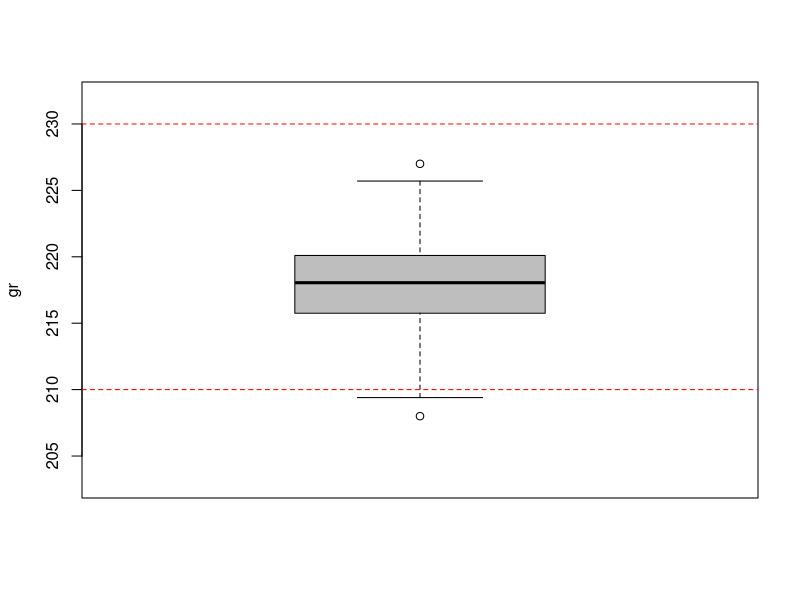
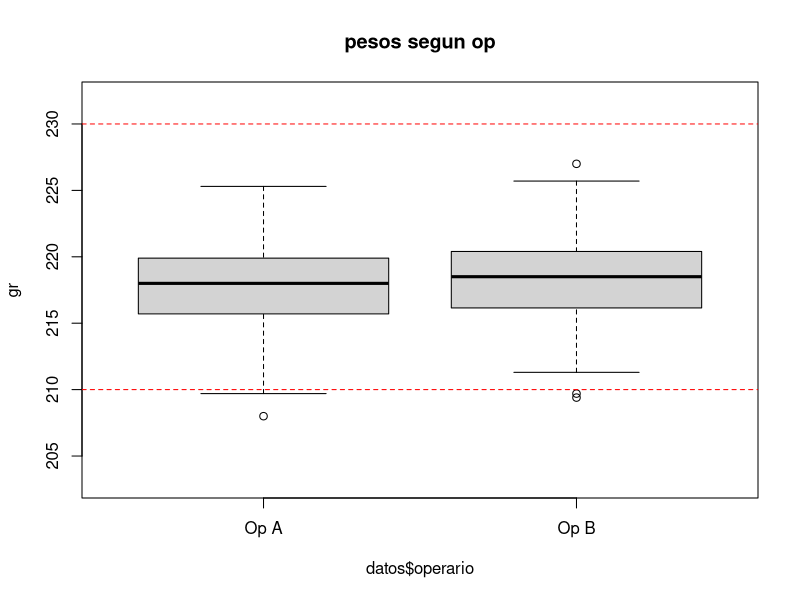
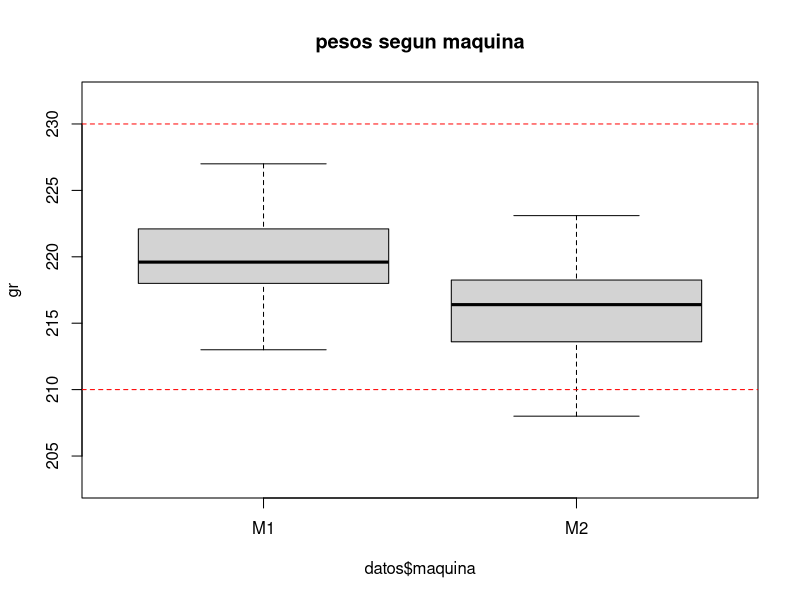
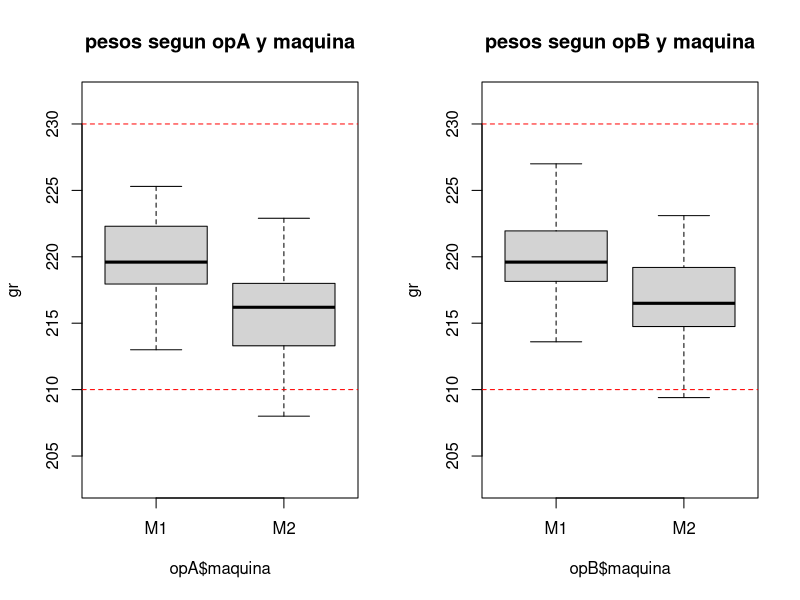

Generate these figures, in order, with R:
#------------------------------------------------------#
#--         ACTIVIDAD_3_ANALISIS_EXPLORATORIO        --#
#-- Universidad del Valle: Escuela de Estadistica     --#
#-- Asignatura: Probabilidad y Estad�stica            --#
#-- Profesor: Ivan Mauricio Bermudez Vera             --#
#-- Estudiantes:                                      --#
#--   Juan Sebastian Getial Getial <2124644>          --#
#--   Mauricio Muñoz Gutierez <----------->          --#
#--   Brayan Andres Sanchez Lozano <------->          --#
#------------------------------------------------------#

#Se suben los datos
datos <- read.table("data_embutidos.txt", header=TRUE, dec=".")

#Espesificaciones del peso -> 220 ± 10 gr
#Limites
limite_superior = 220  + 10
limite_inferior = 220 - 10

#Valores maximos y minimos
max = max(datos$peso)
min = min(datos$peso)

#boxplot del peso

x11()
boxplot(datos$peso,
        ylab="gr",
        ylim=c(min-5,max+5),
        col="gray"
)
abline(h=c(limite_inferior, limite_superior, 31.5),lty=2,col="Red")

#boxplot del peso segun operario
x11()
boxplot(datos$peso ~ datos$operario,
        ylab="gr",
        names=c("Op A", "Op B"),
        main="pesos segun op",
        ylim=c(min-5,max+5)
)
abline(h=c(limite_inferior, limite_superior, 31.5),lty=2,col="Red")

#boxplot del peso segun maquina
x11()
boxplot(datos$peso ~ datos$maquina,
        ylab="gr",
        names=c("M1", "M2"),
        main="pesos segun maquina",
        ylim=c(min-5,max+5)
)
abline(h=c(limite_inferior, limite_superior, 31.5),lty=2,col="Red")

#boxplot peso segun operario y maquina
library(dplyr)#Se debe instalar primero

opA <- dplyr::filter(datos, operario == "A") 
opB <- dplyr::filter(datos, operario == "B")


x11(); par(mfrow=c(1,2))
#boxplot opA segun maquina
boxplot(opA$peso ~ opA$maquina,
        ylab="gr",
        names=c("M1", "M2"),
        main="pesos segun opA y maquina",
        ylim=c(min-5,max+5)
)
abline(h=c(limite_inferior, limite_superior, 31.5),lty=2,col="Red")

#boxplot opB segun maquina
boxplot(opB$peso ~ opB$maquina,
        ylab="gr",
        names=c("M1", "M2"),
        main="pesos segun opB y maquina",
        ylim=c(min-5,max+5)
)
abline(h=c(limite_inferior, limite_superior, 31.5),lty=2,col="Red")

##Viendo los dos ultimos boxplots se puede observar que la
##maquina 2 es la que parece ser la fuente del problema
